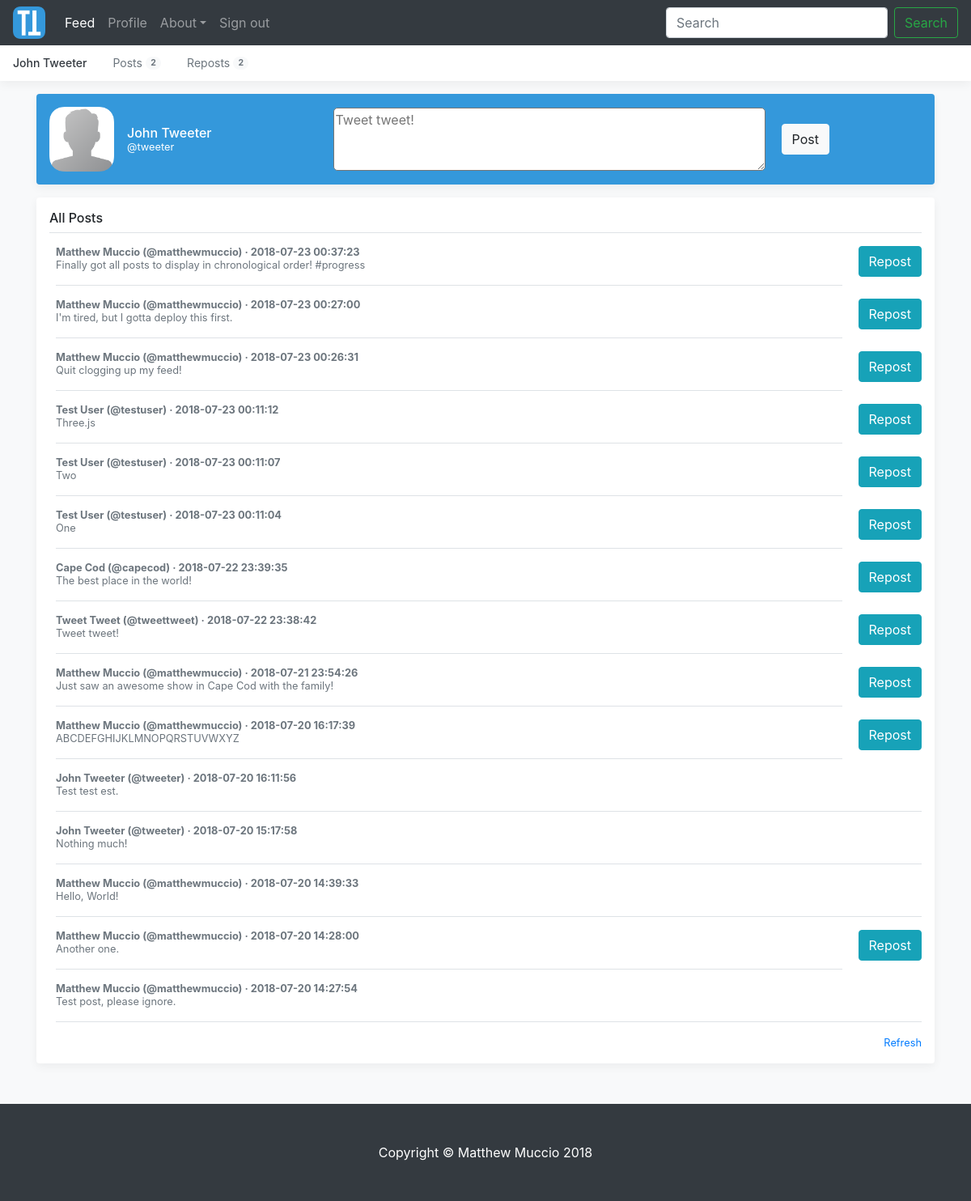
Screenshot of / (signed in) with the database file from the repository.
### tables this page shows
CREATE TABLE posts(
		id INTEGER PRIMARY KEY AUTOINCREMENT,
		author_username VARCHAR(20) NOT NULL,
		author_first_name VARCHAR(50) NOT NULL,
		author_last_name VARCHAR(50) NOT NULL,
		content VARCHAR(280) NOT NULL,
		post_time DATETIME NOT NULL,
		FOREIGN KEY(author_username) REFERENCES users(username),
		FOREIGN KEY(author_first_name) REFERENCES users(first_name),
		FOREIGN KEY(author_last_name) REFERENCES users(last_name)
	);

### run/core/controllers/main.py (the view, shortened to what this page needs)
@controller.route("/", methods=["GET", "POST"])
def show_main():
	if "username" in session:
		if request.method == "GET":
			return render_template("feed.html", \
									username=session["username"], \
									first_name=session["first_name"], \
									last_name=session["last_name"],
									num_posts=model.get_num_posts(session["username"]), \
									num_reposts=model.get_num_reposts(session["username"]), \
									posts=model.get_all_posts(), \
									reposts=model.get_reposts(session["username"]), \
									title="Feed")

### run/core/models/mapper.py (called while the page is built)
def get_num_posts(username):
	connection = sqlite3.connect("master.db", check_same_thread=False)
	cursor = connection.cursor()
	cursor.execute("SELECT num_posts FROM users WHERE username=?", (username,))
	try:
		result = cursor.fetchall()[0][0]
	except IndexError:
		result = None
	cursor.close()
	connection.close()
	return result

def get_num_reposts(username):
	connection = sqlite3.connect("master.db", check_same_thread=False)
	cursor = connection.cursor()
	cursor.execute("SELECT num_reposts FROM users WHERE username=?", (username,))
	try:
		result = cursor.fetchall()[0][0]
	except IndexError:
		result = None
	cursor.close()
	connection.close()
	return result

def get_all_posts():
	connection = sqlite3.connect("master.db", check_same_thread=False)
	cursor = connection.cursor()
	cursor.execute("SELECT id, author_username, author_first_name, author_last_name, content, post_time FROM posts ORDER BY post_time DESC")
	try:
		result = cursor.fetchall()
		posts = {}
		for r in result:
			posts[r[0]] = [r[1], r[2], r[3], r[4], r[5]]
		all_posts = collections.OrderedDict(sorted(posts.items(), reverse=True))
	except (TypeError, IndexError):
		return None
	cursor.close()
	connection.close()
	return all_posts

def get_post(post_id):
	connection = sqlite3.connect("master.db", check_same_thread=False)
	cursor = connection.cursor()
	cursor.execute("SELECT id, author_username, author_first_name, author_last_name, content, post_time FROM posts WHERE id=? ORDER BY post_time DESC", (post_id,))
	try:
		result = cursor.fetchall()
		for r in result:
			post = [r[1], r[2], r[3], r[4], r[5]]
	except (TypeError, IndexError):
		return None
	cursor.close()
	connection.close()
	return post

def get_reposts(username):
	connection = sqlite3.connect("master.db", check_same_thread=False)
	cursor = connection.cursor()
	cursor.execute("SELECT post_id FROM reposts WHERE reposter_username=?", (username,))
	try:
		post_ids = cursor.fetchall()
		post_ids_list = [i[0] for i in post_ids]
		reposts = {}
		for post_id in post_ids_list:
			reposts[post_id] = get_post(post_id)
		all_reposts = collections.OrderedDict(sorted(reposts.items(), reverse=True))
	except (TypeError, IndexError):
		return None
	cursor.close()
	connection.close()
	return all_reposts

### run/core/models/model.py (called while the page is built)
def get_num_posts(username):
	return mapper.get_num_posts(username)

def get_num_reposts(username):
	return mapper.get_num_reposts(username)

def get_reposts(username):
	return mapper.get_reposts(username)

def get_all_posts():
	return mapper.get_all_posts()

### run/core/templates/feed.html (shortened to what this page needs)
{% extends "base.html" %}
{% block content %}
    <main role="main" class="container">
        <div class="d-flex align-items-center p-3 my-3 text-white-50 bg-blue rounded box-shadow">
            <img class="mr-3" src="{{ url_for('static', filename='default-profile-pic.png') }}" alt="" width="80" height="80">
            <div class="lh-100">
                <h6 class="mb-0 text-white lh-100"><a href="{{ url_for('profile.show_profile') }}" class="no-link">{{ first_name }} {{ last_name }}</a></h6>
                <small class="mb-0 text-white lh-100">@<a href="{{ url_for('profile.show_profile') }}" class="no-link">{{ username }}</a></small>
            </div>
            <div class="justify-content-center">
                <form class="form-inline my-2 my-lg-0" style="padding-left: 150px;" id="textarea" method="POST">
                    <textarea name="content" id="post-textarea" style="-webkit-border-radius: 5px; -moz-border-radius: 5px; border-radius: 5px" cols="50" rows="3" placeholder="Tweet tweet!">{{ content }}</textarea>
                    <button name="post-button" value="Post" class="btn btn-light my-2 my-sm-0" style="margin-left: 20px;" type="submit">Post</button>
                </form>
            </div>
        </div>
        <div class="my-3 p-3 bg-white rounded box-shadow">
            <h6 class="border-bottom border-gray pb-2 mb-0">All Posts</h6>
            {% if posts %}
            {% for post_id, post_info in posts.items() %}
                <div class="media text-muted pt-3">
                    <p class="media-body pb-3 mb-0 small lh-125 border-bottom border-gray">
                    <strong class="d-block text-gray-dark">{{ post_info[1] }} {{ post_info[2] }} (@{{ post_info[0] }}) · {{ post_info[4] }}</strong>
                        {{ post_info[3] }}
                    </p>
                    {% if post_info[0] != username and post_id not in reposts %}
                    <form method="POST">
                        <button name="repost-button" value="Repost" class="btn btn-info my-2 my-sm-0" style="margin-left: 20px;" type="submit">Repost</button>
                    </form>
                    {% endif %}
                </div>
            {% endfor %}
            {% endif %}
            <small class="d-block text-right mt-3">
                <a href="">Refresh</a>
            </small>
        </div>
    </main>
{% endblock %}

### run/core/static/base-styles.css (style rules this page uses)
html, body { overflow-x: hidden; height: 100%; }
body { padding-top: 56px; }
.text-white-50 { color: rgba(255, 255, 255, .5); }
.border-bottom { border-bottom: 1px solid #e5e5e5; }
.box-shadow { box-shadow: 0 .25rem .75rem rgba(0, 0, 0, .05); }
.lh-100 { line-height: 1; }
.lh-125 { line-height: 1.25; }
.no-link { color: white; }
.bg-blue { background-color: #3498db; }

### rows the page displays
posts: author_first_name "Matthew", author_last_name "Muccio", author_username "matthewmuccio", post_time "2018-07-23 00:37:23", content "Finally got all posts to display in chronological order! #progress"
posts: author_first_name "Matthew", author_last_name "Muccio", author_username "matthewmuccio", post_time "2018-07-23 00:27:00", content "I'm tired, but I gotta deploy this first."
posts: author_first_name "Matthew", author_last_name "Muccio", author_username "matthewmuccio", post_time "2018-07-23 00:26:31", content "Quit clogging up my feed!"
posts: author_first_name "Test", author_last_name "User", author_username "testuser", post_time "2018-07-23 00:11:12", content "Three.js"
posts: author_first_name "Test", author_last_name "User", author_username "testuser", post_time "2018-07-23 00:11:07", content "Two"
posts: author_first_name "Test", author_last_name "User", author_username "testuser", post_time "2018-07-23 00:11:04", content "One"
posts: author_first_name "Cape", author_last_name "Cod", author_username "capecod", post_time "2018-07-22 23:39:35", content "The best place in the world!"
posts: author_first_name "Tweet", author_last_name "Tweet", author_username "tweettweet", post_time "2018-07-22 23:38:42", content "Tweet tweet!"
posts: author_first_name "Matthew", author_last_name "Muccio", author_username "matthewmuccio", post_time "2018-07-21 23:54:26", content "Just saw an awesome show in Cape Cod with the family!"
posts: author_first_name "Matthew", author_last_name "Muccio", author_username "matthewmuccio", post_time "2018-07-20 16:17:39", content "ABCDEFGHIJKLMNOPQRSTUVWXYZ"
posts: author_first_name "John", author_last_name "Tweeter", author_username "tweeter", post_time "2018-07-20 16:11:56", content "Test test est."
posts: author_first_name "John", author_last_name "Tweeter", author_username "tweeter", post_time "2018-07-20 15:17:58", content "Nothing much!"
posts: author_first_name "Matthew", author_last_name "Muccio", author_username "matthewmuccio", post_time "2018-07-20 14:39:33", content "Hello, World!"
posts: author_first_name "Matthew", author_last_name "Muccio", author_username "matthewmuccio", post_time "2018-07-20 14:28:00", content "Another one."
posts: author_first_name "Matthew", author_last_name "Muccio", author_username "matthewmuccio", post_time "2018-07-20 14:27:54", content "Test post, please ignore."

### other values shown
{{ first_name }} "John"
{{ last_name }} "Tweeter"
{{ num_posts }} "2"
{{ num_reposts }} "2"
{{ username }} "tweeter"
